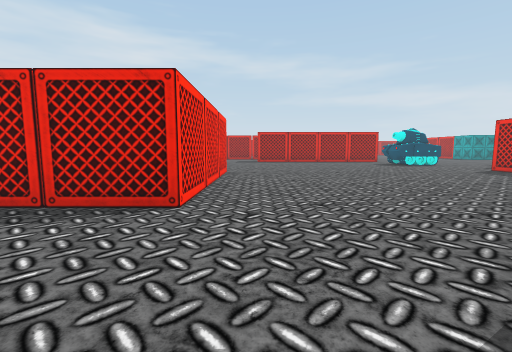
view 1 (above)

22 first-person views from a walk through a scene from a Unity 3-D project. The camera is 1.3 m above the floor, tilts 6° down and sees 90° across. The floor is counted in squares, 2 m on a side. Each view is taken from the middle of a square. On the plan, view 1 faces up. The plan holds only what a view shows up to about 9 squares ahead; the rest is blank. The place goes on beyond the plan.

view 2
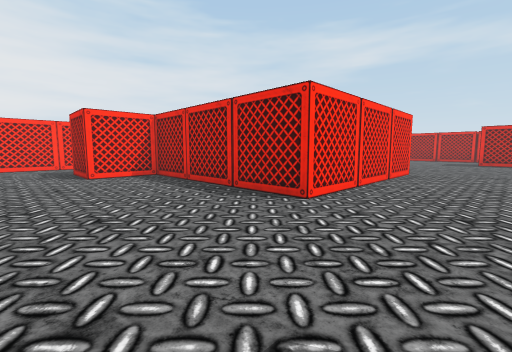

view 3
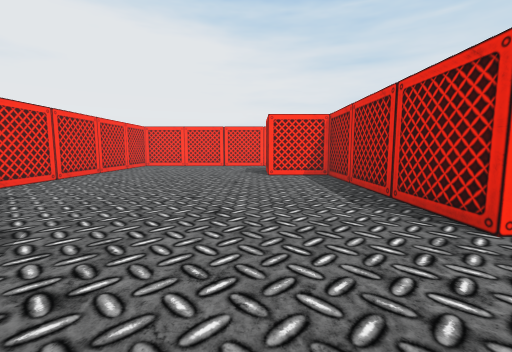

view 4
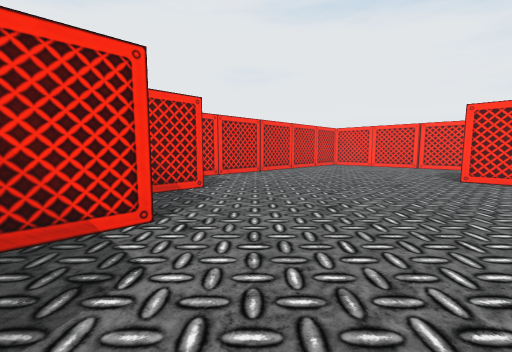

view 5
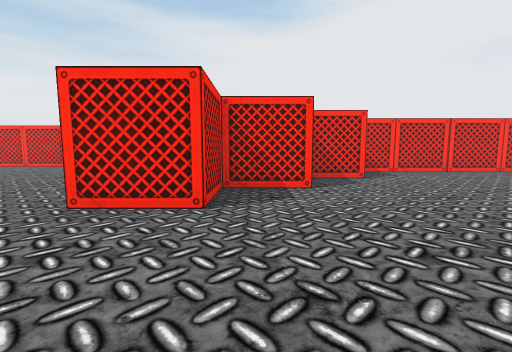

view 6
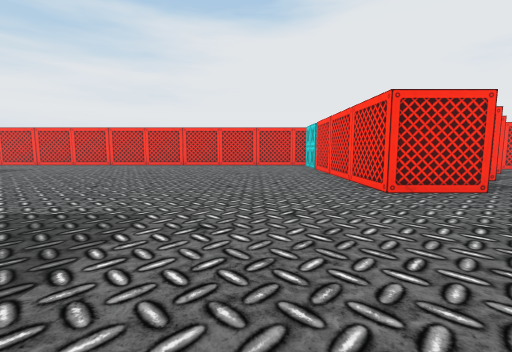

view 7
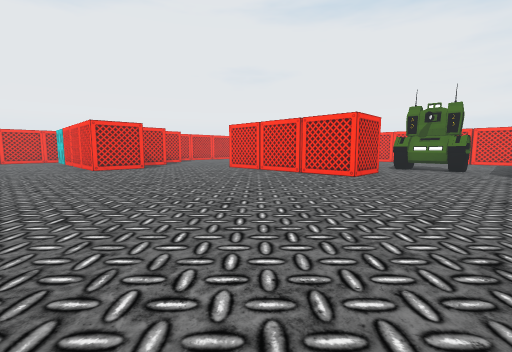

view 8
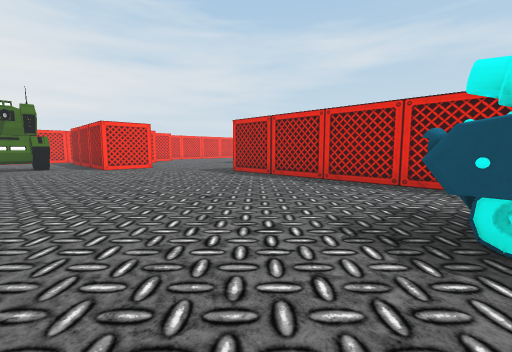

view 9
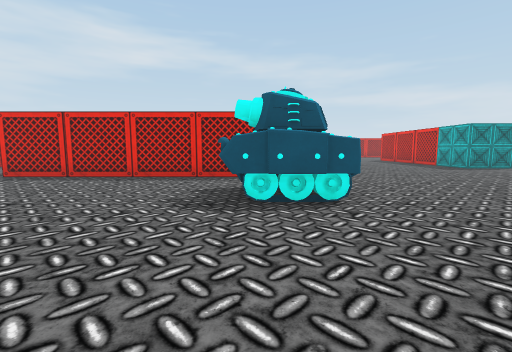

view 10
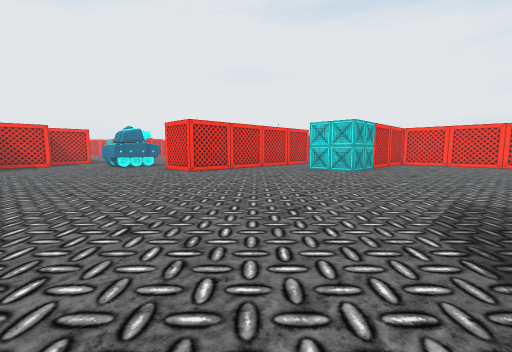

view 11
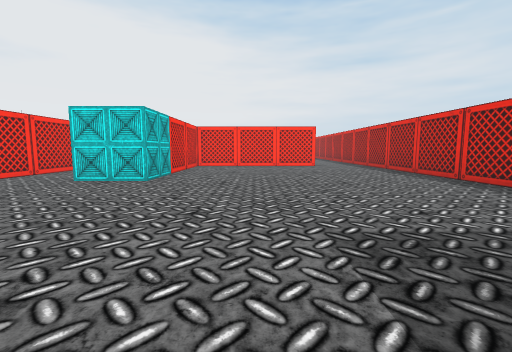

view 12
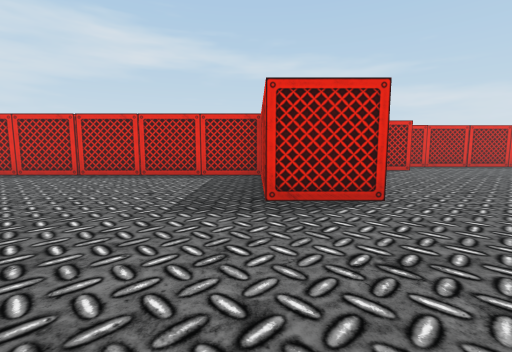

view 13
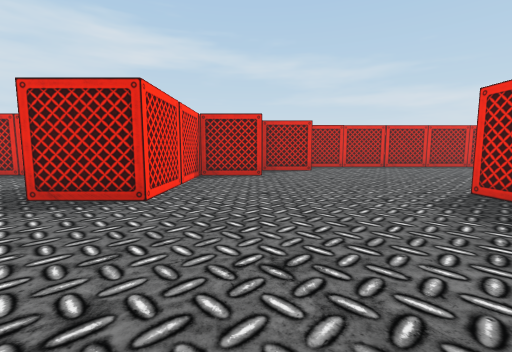

view 14
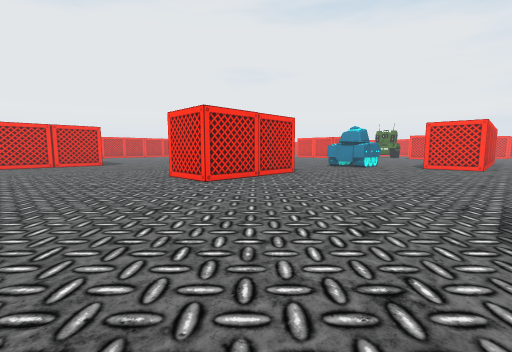

view 15
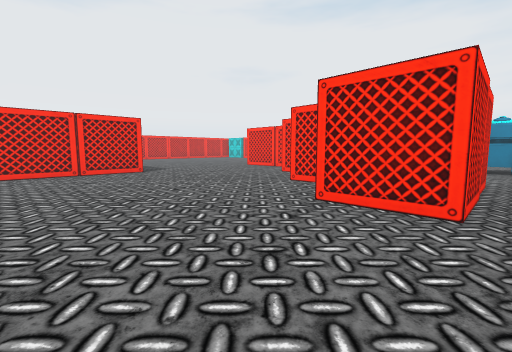

view 16
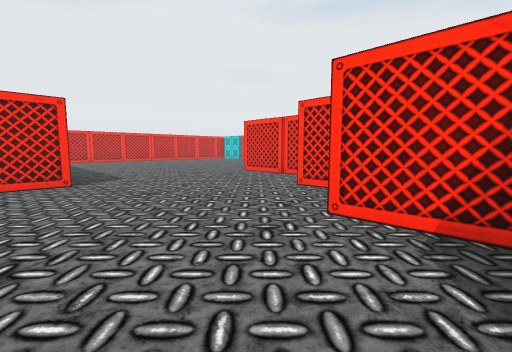

view 17
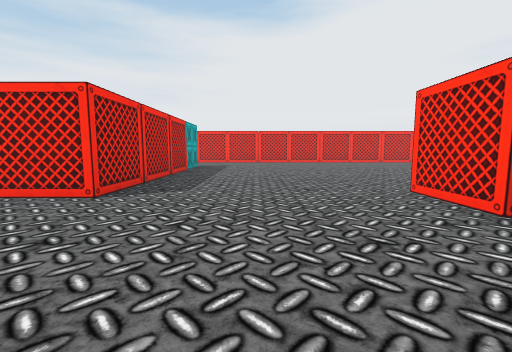

view 18
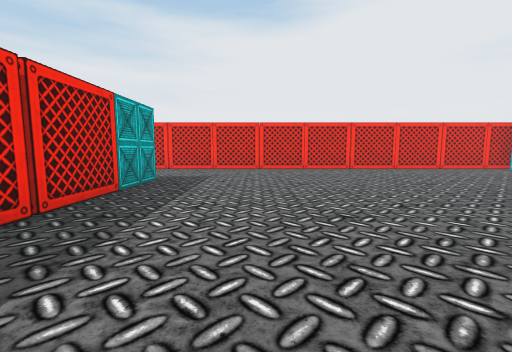

view 19
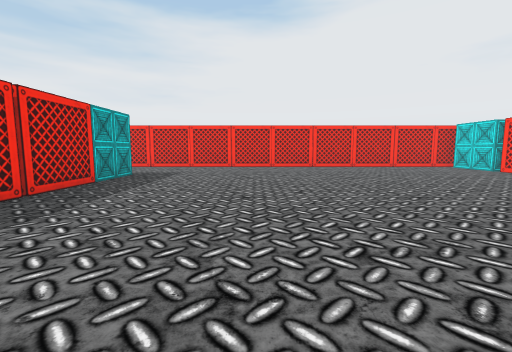

view 20
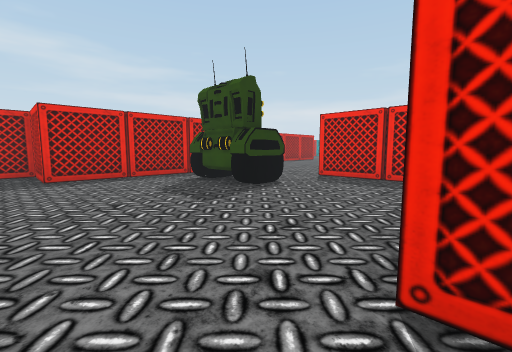

view 21
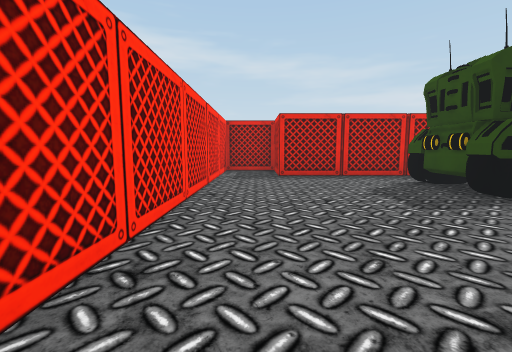

view 22
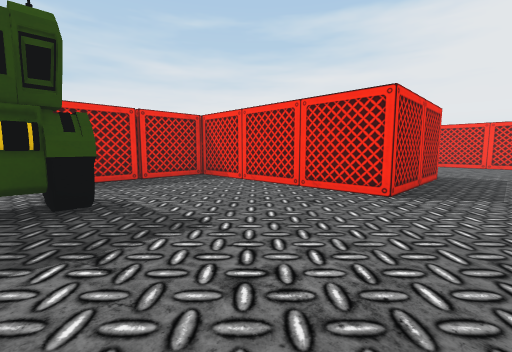

### Floor plan
Points are (right, up) in squares from view 1. A wall is a line through its corners. A room is listed if a view was taken in it or the views show most of it. See-through windows are left out.
Room 1 (views 1, 2, 3, 4, 20, 21)
walls: (-1.5, -1.7) (-0.2, -1.7); (0, -0.2) (1.6, -0.2) (1.6, 1.3) (3.1, 1.3); (-0.8, 2.8) (-5.4, 2.8) (-5.4, 1.3) (-6.9, 1.3) (-6.9, 4.3); (-8.1, -3.2) (-2, -3.2); (-8.9, 1.8) (-8.9, -1)
ways out: opening at (-7.5, 4.5) to room 2; opening at (1, 2) to room 2
Room 2 (views 5, 6, 7, 8, 9, 10, 11, 12, 13, 14, 15, 16, 17, 18, 19, 22)
walls: (8.9, 9.2) (10, 9.2); (7.1, 7.1) (7.1, 7.8); (10.1, 10.7) (13.2, 10.7) (13.2, 9.1); (5.5, 12.9) (0, 12.9); (10.2, 6.9) (10.2, 6.1); (11.7, 9.1) (11.7, 7.6); (8.6, 5.1) (8.6, 3); (3.4, 14.4) (6.1, 14.4) (6.1, 12.9); (14.6, 15.6) (13.1, 15.6) (13.1, 16.1); (3.1, 1.3) (3.1, -5); (-2.8, 11.8) (-2.8, 10.2) (-7.4, 10.2) (-7.4, 11.8) (-8.9, 11.8) (-8.9, 4.8); (-1, 17.8) (2.8, 17.8) (2.8, 16.2); (13.1, 21.1) (13.1, 21.8); (13.1, -2.5) (13.1, 3.6) (16, 3.6); (-1.9, 21) (-1.9, 20); (7.1, 24.3) (-1, 24.3); (10.2, 24.3) (8.6, 24.3) (8.6, 21.2) (7.1, 21.2) (7.1, 24); (-6.9, 4.3) (-2.4, 4.3) (-2.4, 7.4) (-0.8, 7.4) (-0.8, 2.8); (2.6, -5.4) (14.4, -5.4); (11.8, 25.8) (10.1, 25.8)
ways out: opening at (-7.5, 4.5) to room 1; opening at (1, 2) to room 1; opening at (-1.5, 12.5); opening at (-1.5, 23.5); opening at (2.5, 15.5)
objects: tank (-5, 8) to (-4, 9); tank (6, 10) to (7, 11)

Where each view was taken, in squares from view 1:
view 1: 0 up, 0 right, facing up
view 2: 0 up, 1 right, facing up-left
view 3: 1 up, 1 right, facing left
view 4: 2 up, 1 right, facing down-left
view 5: 4 up, 1 right, facing down
view 6: 5 up, 5 right, facing down
view 7: 10 up, 5 right, facing down-left
view 8: 8 up, 6 right, facing up-left
view 9: 7 up, 6 right, facing up
view 10: 21 up, 10 right, facing down-left
view 11: 20 up, 8 right, facing left
view 12: 18 up, 7 right, facing up
view 13: 18 up, 10 right, facing up
view 14: 15 up, 16 right, facing down-left
view 15: 11 up, 16 right, facing down-left
view 16: 9 up, 14 right, facing down-left
view 17: 7 up, 11 right, facing down
view 18: 3 up, 11 right, facing down
view 19: 4 up, 10 right, facing down
view 20: 4 up, 8 left, facing up-right
view 21: 4 up, 8 left, facing up
view 22: 8 up, 8 left, facing down-right
